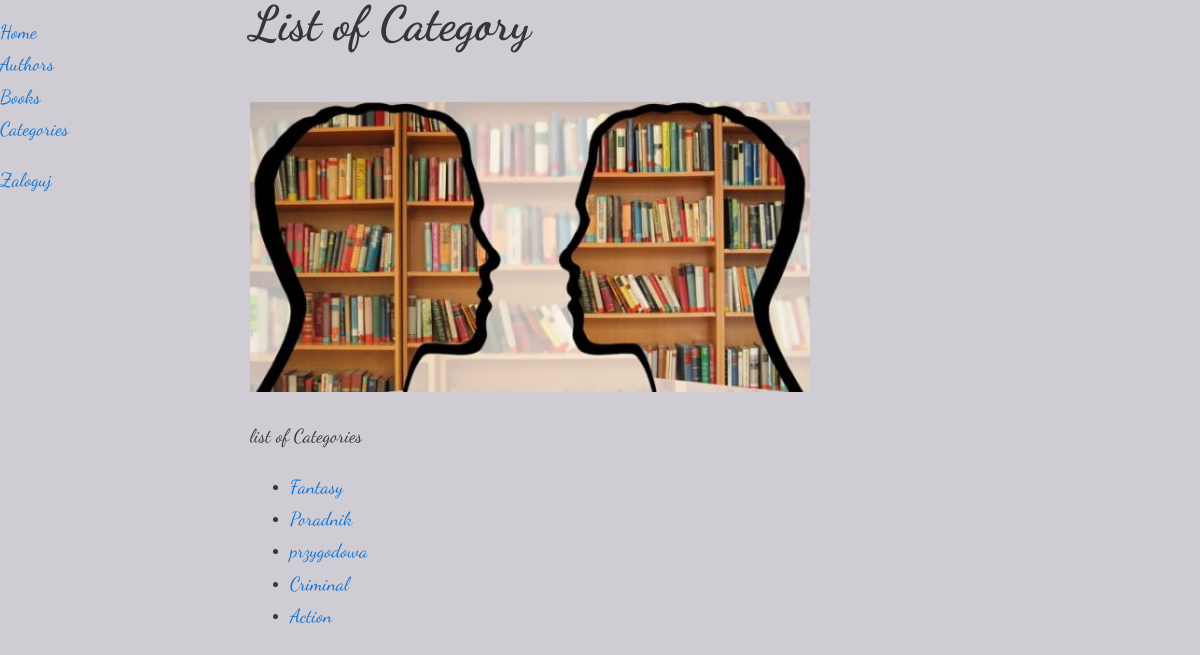
Page /categories/ on the committed database.
### books/models.py (models this page shows)
class Category(models.Model):
    name = models.CharField(
        max_length= 50,
        verbose_name="Category Name",
        help_text= "",
    )
    description = models.TextField(
        blank= True,
        verbose_name="Description",
        help_text= "",
    )
    class Meta:
        verbose_name_plural = "Categories"
    def __str__(self):
        return self.name

### books/views.py (the view)
# urls.py: path('categories/', views.CategoryIndexView.as_view(), name='list-categories'),
class CategoryIndexView(ListView):
    template_name = "books/list_categories.html" # renderowany szablon
    model = Category # queryset = Question.objects.all()
    extra_context = {                     # dodatkowe zmienne do szablonu
        'title': 'List of Category',
    }

### templates/books/list_categories.html
{% extends "base.html" %}
{% block content %}
<p>list of Categories</p>
<ul>
    {% for category in object_list %}
    <li><a href="{% url 'books:category-details' category.pk %}">{{category }}</a></li>
    {% endfor %}
</ul>
{% endblock %}

### books/static/books/books.css (style rules this page uses)
*, *::before, *::after { box-sizing: border-box; }
:root { --ff-sans: 'Dancing Script', cursive; --ff-headers: 'Dancing Script', , serif; --fw-regular: 400; --fw-bold: 700; --fs-h1: 3rem; --fs-h2: 2.25rem; --fs-h3: 1.5rem; --fs-body: 1rem; --clr-light: #FFFFFF; --clr-dark: #363636; --clr-accent: #0f76d6; }
body { background-color: rgb(208, 204, 212); color: var(--clr-dark); margin: 0; font-family: var(--ff-sans); font-size: var(--fs-body); font-weight: var(--fw-regular); line-height: 1.7; }
a { color: var(--clr-accent); text-shadow: crimson; font-size: 19px; text-decoration: darkblue; }
p { font-size: 19px; }
@media (min-width: 1000px) { body { display: grid; grid-template-columns: 250px 2fr; } }

### rows in the picture
Category: name "Fantasy"
Category: name "Poradnik"
Category: name "przygodowa"
Category: name "Criminal"
Category: name "Action"
